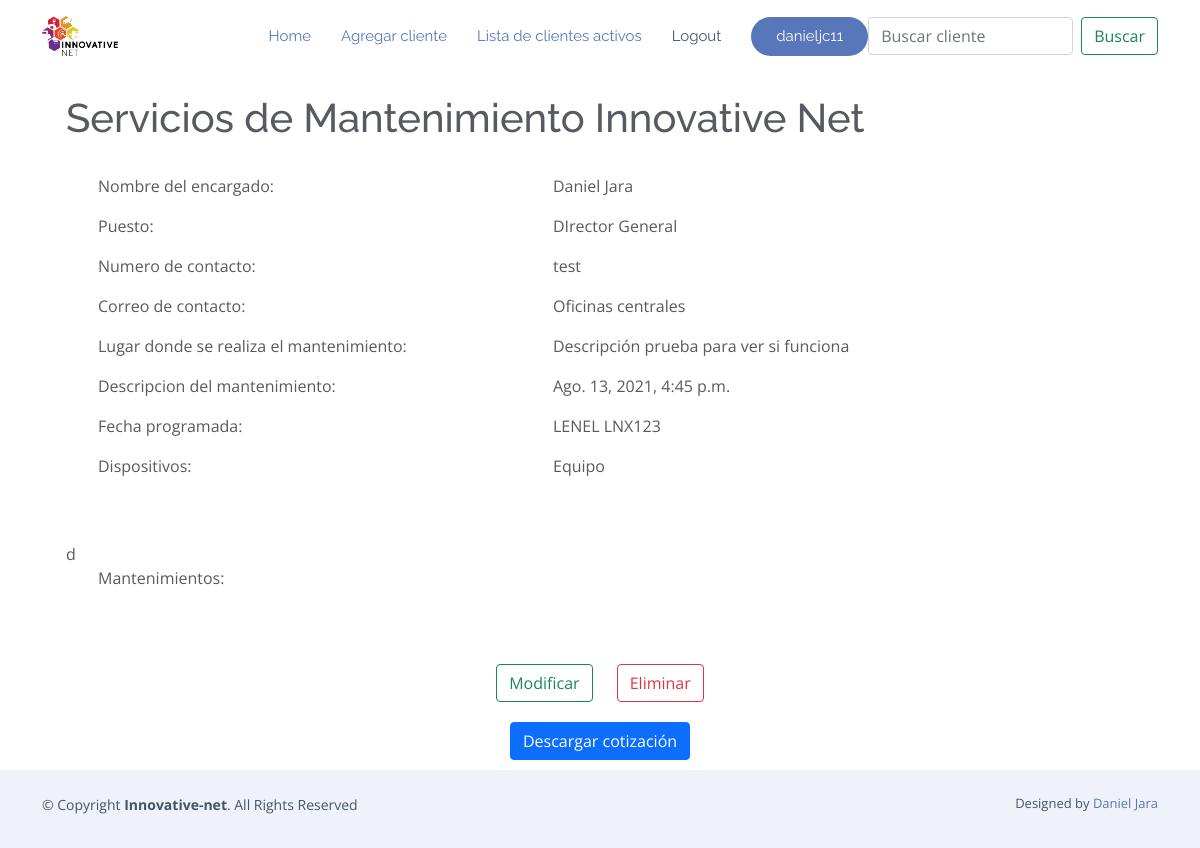
Page /mostrar_cliente/34 (signed in) on the earlier database version.
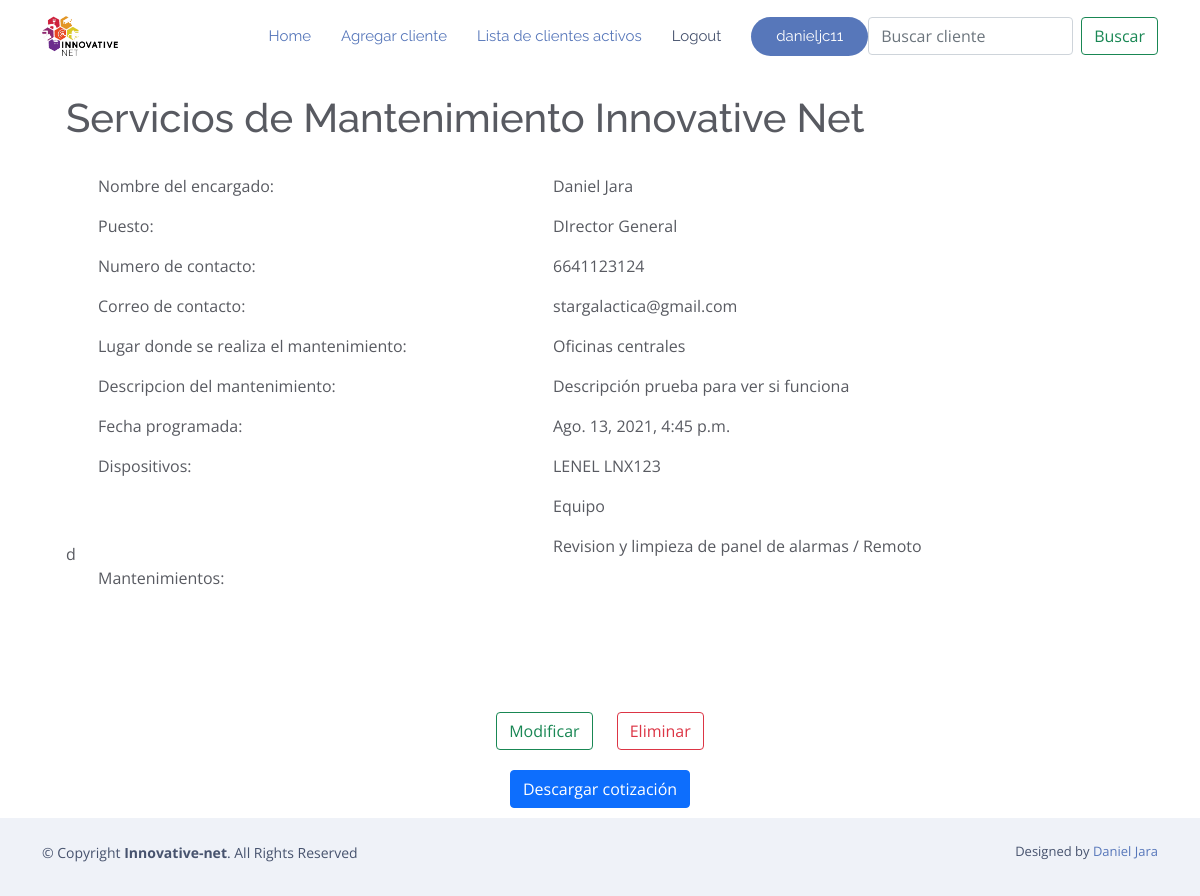
Same page on the later database version.
### RPA/models.py (models this page shows, shortened)
class Dispositivo(models.Model):
    marca = models.CharField(max_length=200, verbose_name="Marca del dispositivo", null=True, blank=True)
    titulo = models.CharField(max_length=200, verbose_name="Nombre del dispositivo", null=True, blank=True)
    cantidad = models.IntegerField(verbose_name="Cantidad de dispositivos actuales", null=True)
    actividad = models.CharField(max_length=200, verbose_name="Actividad de mantenimiento a realizar",null=True, blank=True)
    plan = models.CharField(max_length=200, verbose_name="Tipo de poliza/plan", null=True, blank=True)
    def __str__(self):
        return self.marca +" "+ self.titulo
    class Meta:
        ordering = ['titulo']

class Cliente(models.Model):
    usuario = models.ForeignKey(User, on_delete=models.CASCADE, null=True, blank=True)
    nombre = models.CharField('Nombre de la compañia cliente',max_length=200)
    encargado = models.CharField('Nombre del contacto dentro de la empresa',max_length
    =120)
    puesto_encargado = models.CharField('Puesto del contacto',max_length
    =120)
    numero_contacto=models.CharField('Numero de telefono para contactar',max_length
    =10)
    correo_contacto=models.EmailField('Correo para contactar',blank=True)
    lugar_de_mantenimiento = models.CharField('Lugar en que se realizara el mantenimiento',max_length
    =120,blank=True)
    descripcion_cotizacion = models.TextField('Descripcion de la cotizacion',blank=True)
    fecha = models.DateTimeField('Fecha de realizacion de la cotizacion',blank=True,null=True)
    mantenimiento = models.ManyToManyField(Mantenimiento, blank=True, related_name='cliente')
    dispositivo = models.ManyToManyField(Dispositivo, blank=True, related_name="cliente")
    def __str__(self):
        return self.nombre
    class Meta:
        ordering = ['nombre']

class Mantenimiento(models.Model):
    title = models.CharField(max_length=200, verbose_name="Titulo Mantenimiento", null=True, blank=True)
    periodisidadactividades = models.IntegerField(verbose_name="Periodicidad regular de actividad de mtto por año", blank=True, null=True )
    periodisidadadicional = models.IntegerField(verbose_name="Periodicidad adicional de actividad de mtto  a la regular", blank=True, null=True)
    tiempoejecucion = models.IntegerField(verbose_name="Tiempo de ejecucion del mtto", blank=True, null=True)
    cantidaddispositivos = models.IntegerField(verbose_name="Cantidad de dispositivos a considerar en periodicidad regular", blank=True, null=True)
    horasactividad = models.IntegerField(verbose_name="horas por actividad de mtto regular =Importe de cantidad x Tiempo de ejecucion", blank=True, null=True)
    costomantenimientoadicional = models.FloatField(verbose_name="Costo Adicional = horas por actividad de mtto adicional =Importe de cantidad x Tiempo de ejecucion ", blank=True, null=True)
    costomantenimientoregular = models.FloatField(verbose_name="Costo Regular = horas por actividad de mtto regular =Importe de cantidad x Tiempo de ejecucion",null=True)
    Tecnico = 'Tecnico'
    precioTecnico = 23.68
    ProjectManager = 'Project Manager'
    precioProject = 78.95
    Engineering = 'Ingeniero'
    precioEngineering = 71.05
    Team = 'Equipo de tecnicos'
    precioTeam = 47.36
    Electrical = 'Electrico'
    precioElectrical = 23.68
    Trainer = 'Trainer'
    precioTrainer = 78.95
    tipoDeTrabajo=[(Tecnico,'Tecnico'),
                   (ProjectManager,'Project Manager'),
                   (Engineering,'Ingeniero'),
                   (Team,'Equipo de Tecnicos'),
                   (Electrical,'Electrico'),
                   (Trainer,'Trainer'),
                   ]
    encargadoTrabajo = models.CharField(max_length=30,choices=tipoDeTrabajo,default=Tecnico)
    def __str__(self):
        return self.title
    class Meta:
        ordering = ['title']

### RPA/views.py (the view)
# urls.py: path('mostrar_cliente/<int:pk>', Mostrar_Cliente.as_view(), name='mostrar_cliente'),
class Mostrar_Cliente(LoginRequiredMixin, DetailView):
    model = Cliente
    object = "cliente"
    template_name = "mantenimientos/detalle_cliente.html"

### RPA/templates/mantenimientos/detalle_cliente.html
{% extends "mantenimientos/base.html" %}
{% block body %}
<div class="container-fluid p-4">
    <h1> Servicios de Mantenimiento {{cliente}}</h1>
</div>
<div class="container">
    <div class="container">
        <div class="row">
          <div class="col-5">
                <ul>Nombre del encargado: </ul>
                <ul>Puesto: </ul>
                <ul>Numero de contacto: </ul>
                <ul>Correo de contacto: </ul>
                <ul>Lugar donde se realiza el mantenimiento: </ul>
                <ul>Descripcion del mantenimiento: </ul>
                <ul>Fecha programada: </ul>
                <ul>Dispositivos:</ul>
                {% for dispositivo in cliente.dispositivo.all %}
                        <br></br>d
                {% endfor %}
                <ul>Mantenimientos:</ul>
                {% for mantenimiento in cliente.mantenimiento.all %}
                        <br><br>
                {% endfor %}
          </div>
          <div class="col-5">
                <ul>{{ cliente.encargado }}</ul>
                <ul>{{ cliente.puesto_encargado }}</ul>
                <ul>{{ cliente.numero_contacto }}</ul>
                <ul>{{ cliente.correo_contacto }}</ul>
                <ul>{{ cliente.lugar_de_mantenimiento }}</ul>
                <ul>{{ cliente.descripcion_cotizacion }}</ul>
                <ul>{{ cliente.fecha }}</ul>
                {% for dispositivo in cliente.dispositivo.all %}
                        <ul>{{ dispositivo }}</ul>
                {% endfor %}
                {% for mantenimiento in cliente.mantenimiento.all %}
                        <ul>{{ mantenimiento }}</ul>
                {% endfor %}
          </div>
          <div class="col">
          </div>
        </div>
      </div>
          <center>
                <a href="{% url 'modificar_cliente' cliente.id %}">
                        <button type="button" class="btn btn-outline-success" style="margin:10px">Modificar</button>
                </a>
                <a href="{% url 'eliminar_cliente' cliente.id %}">
                        <button type="button" class="btn btn-outline-danger" style="margin:10px">Eliminar</button>
                </a>
                <br>
                <a href="{% url 'cotizacion_pdf' cliente.id %}" download="cotizacion.pdf">
                        <button type="button" class="btn btn-primary" style="margin:10px">Descargar cotización</button>
                </a>
        </center>
</div>
{% endblock %}

Differences in the rows shown:
changed Cliente "Innovative Net": numero_contacto "test" → "6641123124"; correo_contacto (not shown) → "stargalactica@gmail.com"
added Mantenimiento: title "Revision y limpieza de panel de alarmas / Remoto"
